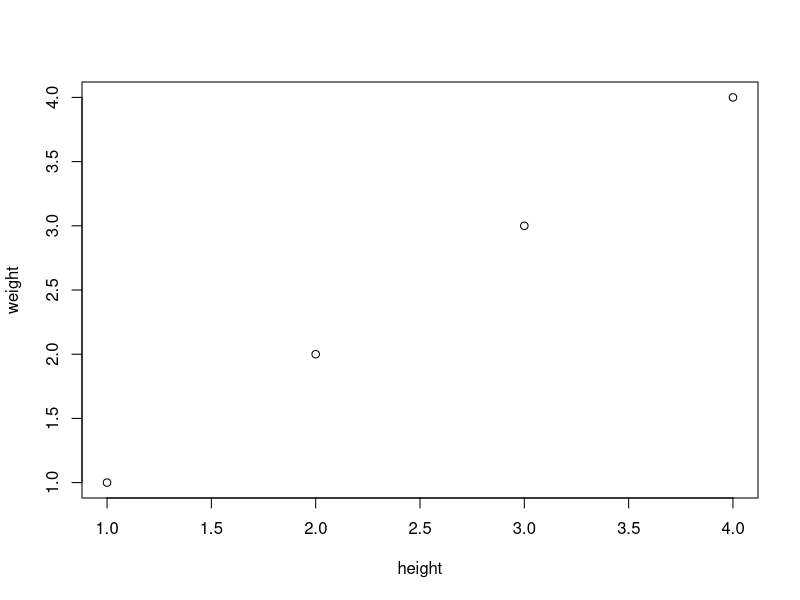

Write R code to recreate this figure.
#########################
######################### 
######################### Test file

weight = c(1, 2, 3, 4)
height = c(1, 2, 3, 4)

constant <- 703
bmi <- (weight/(height^2)) * constant
bmi

gender = c("male", "female")
gender
class(weight)

logical <- gender == "male"
logical
gender[logical]


plot(height, weight)
